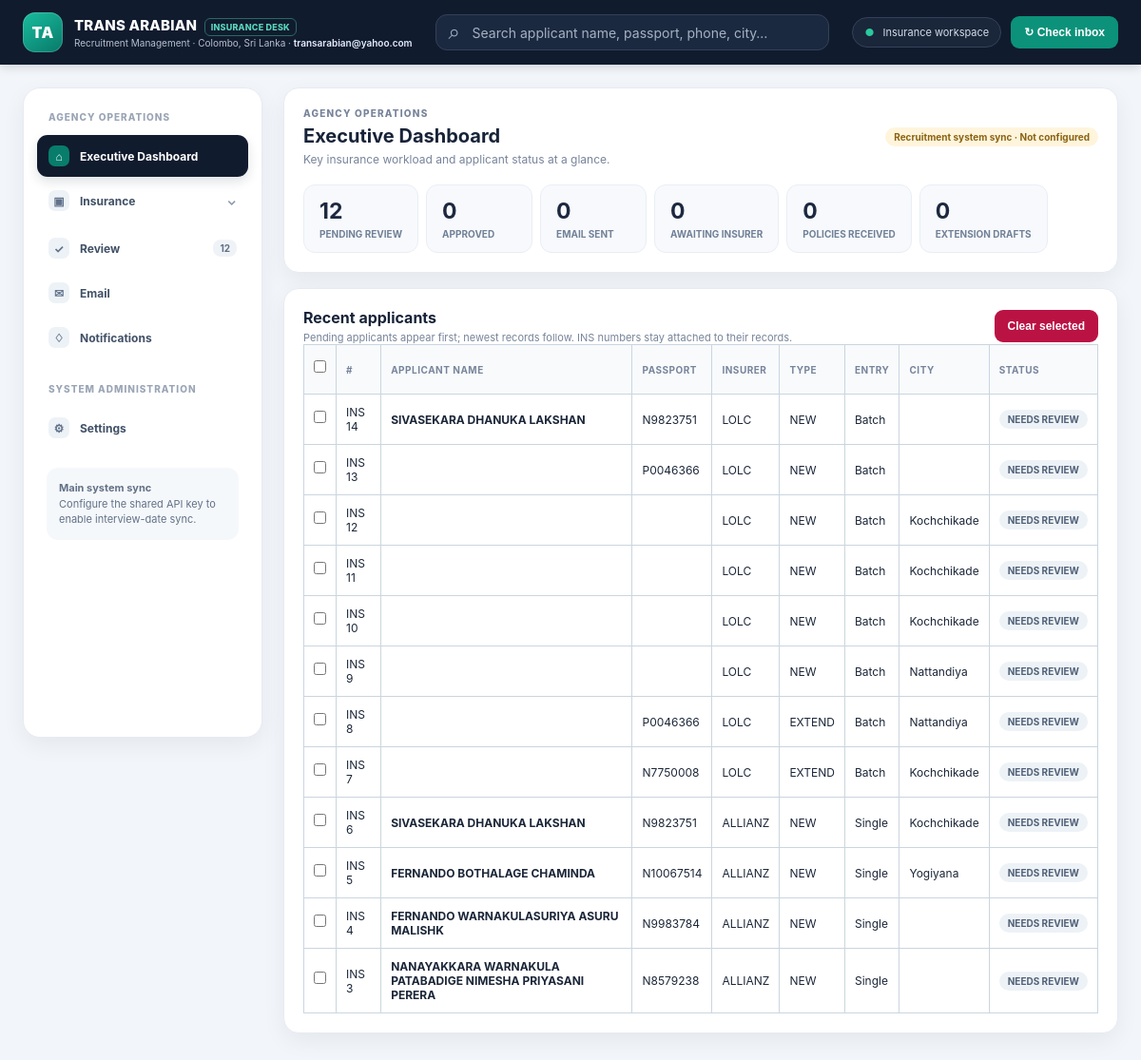
The page / on the database its author committed.
### app/models.py (models this page shows, shortened)
class Applicant(db.Model):
    id = db.Column(db.Integer, primary_key=True)
    created_at = db.Column(db.DateTime, default=datetime.now)
    company = db.Column(db.String(20), default="LOLC")        # ALLIANZ | LOLC
    kind = db.Column(db.String(10), default="NEW")            # NEW | EXTEND
    entry_mode = db.Column(db.String(10), default="SINGLE", index=True)  # SINGLE | BATCH
    applicant_group_id = db.Column(db.Integer, db.ForeignKey("applicant_group.id"), nullable=True, index=True)
    applicant_group = db.relationship("ApplicantGroup", backref="applicants")
    status = db.Column(db.String(30), default="EXTRACTED", index=True)
    salutation = db.Column(db.String(20), default="")
    gender = db.Column(db.String(10), default="")
    surname = db.Column(db.String(160), default="")           # -> FIRST NAME column
    given_names = db.Column(db.String(160), default="")       # -> LAST NAME column
    passport_no = db.Column(db.String(20), default="", index=True)
    passport_file_path = db.Column(db.String(500), default="")
    attach_passport_copy = db.Column(db.Boolean, default=False)
    birthday = db.Column(db.Date, nullable=True)
    telephone = db.Column(db.String(20), default="")
    addr_no = db.Column(db.String(40), default="")
    addr_street = db.Column(db.String(240), default="")
    city = db.Column(db.String(120), default="")
    address_raw = db.Column(db.Text, default="")
    issue_date = db.Column(db.Date, nullable=True)
    departure_date = db.Column(db.Date, nullable=True)
    arrival_date = db.Column(db.Date, nullable=True)
    embassy_appointment_date = db.Column(db.Date, nullable=True)
    existing_policy_no = db.Column(db.String(40), default="")  # for EXTEND (e.g. HODTSTxxxxx)
    new_policy_no = db.Column(db.String(40), default="")       # filled from insurer reply
    confidence_json = db.Column(db.Text, default="{}")
    sheet_overrides_json = db.Column(db.Text, default="{}")  # per-insurer cells edited during final Review
    notes = db.Column(db.Text, default="")
    batch_id = db.Column(db.Integer, db.ForeignKey("batch.id"), nullable=True)

### app/routes.py (the view)
@bp.route("/")
def dashboard():
    stats = {s: Applicant.query.filter_by(status=s).count()
             for s in ("NEEDS_REVIEW", "APPROVED", "EMAIL_SENT", "AWAITING_REPLY",
                       "POLICY_RECEIVED", "EXTEND_DRAFT")}
    recent = _dashboard_recent_applicants()
    clearable_ids = {a.id for a in recent
                     if a.batch_id is None and a.status in ("NEEDS_REVIEW", "EXTEND_DRAFT", "APPROVED")}
    notes = Notification.query.order_by(Notification.id.desc()).limit(8).all()
    return render_template("dashboard.html", stats=stats, recent=recent, notes=notes,
                           clearable_ids=clearable_ids)

### app/routes.py (called while the page is built)
@bp.context_processor
def _ctx():
    return {"unseen": Notification.query.filter_by(seen=False).count(),
            "registry_count": Applicant.query.filter(~Applicant.status.like("CANCELLED_%")).count(),
            "review_count": Applicant.query.filter(Applicant.status.in_(["NEEDS_REVIEW","EXTEND_DRAFT"])).count(),
            "main_system_connected": bool(current_app.config.get("MAIN_SYSTEM_API_KEY")),
            "SALUTATIONS": SALUTATIONS, "GENDERS": GENDERS, "COMPANIES": COMPANIES}

def _dashboard_recent_applicants():
    active = ~Applicant.status.like("CANCELLED_%")
    pending_statuses = ("NEEDS_REVIEW", "EXTEND_DRAFT")
    pending_recent = (Applicant.query.filter(active, Applicant.status.in_(pending_statuses))
                      .order_by(Applicant.id.desc()).limit(15).all())
    remaining_slots = 15 - len(pending_recent)
    other_recent = (Applicant.query.filter(active, ~Applicant.status.in_(pending_statuses))
                    .order_by(Applicant.id.desc()).limit(remaining_slots).all()) if remaining_slots else []
    return pending_recent + other_recent

### app/templates/dashboard.html (shortened to what this page needs)
{% extends "base.html" %}{% block title %}Executive Dashboard · Trans Arabian{% endblock %}{% block body %}
<div class="card">
  <div class="toolbar">
    <div><div class="subtle" style="font-size:10px;font-weight:800;letter-spacing:.12em;text-transform:uppercase;margin-bottom:6px">Agency operations</div><h2 style="margin:0">Executive Dashboard</h2><div class="subtle" style="font-size:12px;margin-top:5px">Key insurance workload and applicant status at a glance.</div></div>
    {% if main_system_connected %}<span class="pill" style="background:#e5f8f2;color:#087b64">Recruitment system sync · Connected</span>{% else %}<span class="pill" style="background:#fff5dc;color:#8a6211">Recruitment system sync · Not configured</span>{% endif %}
  </div>
  <div style="margin:15px -4px -4px">
    {% for k,v in stats.items() %}<div class="stat"><b>{{v}}</b>{{{'NEEDS_REVIEW':'Pending review','APPROVED':'Approved','EMAIL_SENT':'Email sent','AWAITING_REPLY':'Awaiting insurer','POLICY_RECEIVED':'Policies received','EXTEND_DRAFT':'Extension drafts'}.get(k,k.replace('_',' ')|title)}}</div>{% endfor %}
  </div>
</div>
<div class="card">
  <form method="post" action="{{url_for('main.clear_dashboard_recent_applicants')}}" onsubmit="return confirm('Clear the selected applicants from active tables? Their records will be retained and can be restored from Applicants → Cancelled.');">
    <div class="toolbar"><div><h3 style="margin:0">Recent applicants</h3><div class="subtle" style="font-size:11px;margin-top:4px">Pending applicants appear first; newest records follow. INS numbers stay attached to their records.</div></div><button class="btn red" type="submit" {% if not clearable_ids %}disabled{% endif %}>Clear selected</button></div>
    <div style="overflow:auto"><table><tr><th><input type="checkbox" id="select-all-recent" aria-label="Select all clearable recent applicants"></th><th>#</th><th>Applicant name</th><th>Passport</th><th>Insurer</th><th>Type</th><th>Entry</th><th>City</th><th>Status</th></tr>
    {% for a in recent %}<tr><td>{% if a.id in clearable_ids %}<input type="checkbox" class="recent-applicant-select" name="applicant_ids" value="{{a.id}}" aria-label="Select INS {{a.id}}">{% else %}<span class="subtle" title="Applicant belongs to a prepared/sent workflow and cannot be cleared here">—</span>{% endif %}</td><td>INS {{a.id}}</td><td><b>{{a.surname}} {{a.given_names}}</b></td><td>{{a.passport_no}}</td><td>{{a.company}}</td><td>{{a.kind}}</td><td>{{a.entry_mode|title}}</td><td>{{a.city}}</td><td><span class="pill">{{a.status.replace('_',' ')}}</span></td></tr>
    {% else %}<tr><td colspan="9" style="padding:25px;text-align:center;color:#77849a">No applicant records yet.</td></tr>{% endfor %}</table></div>
  </form>
</div>
{% endblock %}

### app/templates/base.html (shortened to what this page needs)
<!doctype html>
<html lang="en"><head><meta charset="utf-8"><meta name="viewport" content="width=device-width,initial-scale=1">
</head><body>
<header class="topbar">
  <div class="brand"><div class="brandmark">TA</div><div><div class="brandname">TRANS ARABIAN <span style="font-size:9px;color:#58d6bc;border:1px solid #286b65;border-radius:6px;padding:3px 6px;margin-left:4px">INSURANCE DESK</span></div><div class="brandmeta">Recruitment Management · Colombo, Sri Lanka · <b>transarabian@yahoo.com</b></div></div></div>
  <form class="global-search" method="get" action="{{url_for('main.applicants')}}"><input type="search" name="q" value="{{request.args.get('q','')}}" placeholder="Search applicant name, passport, phone, city…" aria-label="Search applicants"></form>
  <div class="topactions"><span class="livepill"><i>●</i> Insurance workspace</span><form method="post" action="{{url_for('main.inbox_check')}}"><button class="btn green">↻ Check inbox</button></form></div>
</header>
<div class="layout">
  <aside class="sidebar">
    <div class="side-label">AGENCY OPERATIONS</div><nav>
      <a class="navlink {{'active' if request.endpoint=='main.dashboard'}}" href="{{url_for('main.dashboard')}}"><span class="navicon">⌂</span>Executive Dashboard</a>
      <details class="insurance-nav" {% if request.endpoint in ('main.insurance_home','main.insurance_entry') %}open{% endif %}>
        <summary class="navlink {{'active' if request.endpoint in ('main.insurance_home','main.insurance_entry')}}"><span class="navicon">▣</span>Insurance<span class="nav-chevron">⌄</span></summary>
      </details>
      <a class="navlink {{'active' if request.endpoint=='main.review_queue' or request.endpoint=='main.review'}}" href="{{url_for('main.review_queue')}}"><span class="navicon">✓</span>Review{% if review_count %}<span class="navcount">{{review_count}}</span>{% endif %}</a>
      <a class="navlink {{'active' if request.endpoint=='main.emails' or request.endpoint=='main.batches'}}" href="{{url_for('main.emails')}}"><span class="navicon">✉</span>Email</a>
      <a class="navlink {{'active' if request.endpoint=='main.notifications'}}" href="{{url_for('main.notifications')}}"><span class="navicon">♢</span>Notifications{% if unseen %}<span class="navcount">{{unseen}}</span>{% endif %}</a>
    </nav>
    <div class="side-label" style="margin-top:22px">SYSTEM ADMINISTRATION</div><nav>
      <a class="navlink {{'active' if request.endpoint=='main.settings'}}" href="{{url_for('main.settings')}}"><span class="navicon">⚙</span>Settings</a>
    </nav>
    <div class="side-foot"><b>Main system sync</b><br>{% if main_system_connected %}Protected interview-date endpoint is enabled.{% else %}Configure the shared API key to enable interview-date sync.{% endif %}</div>
  </aside>
  <main>{% with ms=get_flashed_messages(with_categories=true) %}{% for c,m in ms %}<div class="flash {{c}}">{{m}}</div>{% endfor %}{% endwith %}{% block body %}{% endblock %}</main>
</div>
</body></html>

### rows shown on the page
Applicant: id "14", surname "SIVASEKARA", given_names "DHANUKA LAKSHAN", passport_no "N9823751", company "LOLC", kind "NEW", entry_mode "Batch", status.replace "NEEDS REVIEW"
Applicant: id "13", passport_no "P0046366", company "LOLC", kind "NEW", entry_mode "Batch", status.replace "NEEDS REVIEW"
Applicant: id "12", company "LOLC", kind "NEW", entry_mode "Batch", city "Kochchikade", status.replace "NEEDS REVIEW"
Applicant: id "11", company "LOLC", kind "NEW", entry_mode "Batch", city "Kochchikade", status.replace "NEEDS REVIEW"
Applicant: id "10", company "LOLC", kind "NEW", entry_mode "Batch", city "Kochchikade", status.replace "NEEDS REVIEW"
Applicant: id "9", company "LOLC", kind "NEW", entry_mode "Batch", city "Nattandiya", status.replace "NEEDS REVIEW"
Applicant: id "8", passport_no "P0046366", company "LOLC", kind "EXTEND", entry_mode "Batch", city "Nattandiya", status.replace "NEEDS REVIEW"
Applicant: id "7", passport_no "N7750008", company "LOLC", kind "EXTEND", entry_mode "Batch", city "Kochchikade", status.replace "NEEDS REVIEW"
Applicant: id "6", surname "SIVASEKARA", given_names "DHANUKA LAKSHAN", passport_no "N9823751", company "ALLIANZ", kind "NEW", entry_mode "Single", city "Kochchikade", status.replace "NEEDS REVIEW"
Applicant: id "5", surname "FERNANDO", given_names "BOTHALAGE CHAMINDA", passport_no "N10067514", company "ALLIANZ", kind "NEW", entry_mode "Single", city "Yogiyana", status.replace "NEEDS REVIEW"
Applicant: id "4", surname "FERNANDO", given_names "WARNAKULASURIYA ASURU MALISHK", passport_no "N9983784", company "ALLIANZ", kind "NEW", entry_mode "Single", status.replace "NEEDS REVIEW"
Applicant: id "3", surname "NANAYAKKARA WARNAKULA PATABADIGE", given_names "NIMESHA PRIYASANI PERERA", passport_no "N8579238", company "ALLIANZ", kind "NEW", entry_mode "Single", status.replace "NEEDS REVIEW"

### other values the page prints
{{ review_count }} "12"
{{ v }} "12" "0" "0" "0" "0" "0"
